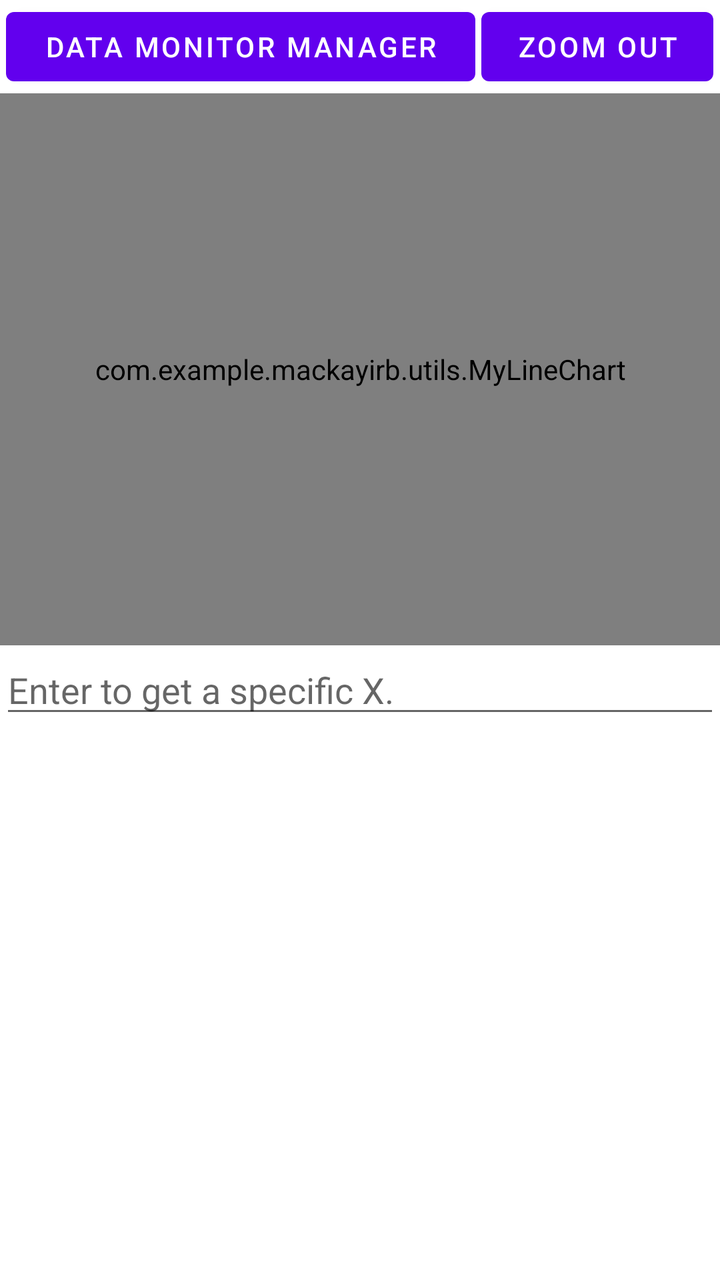
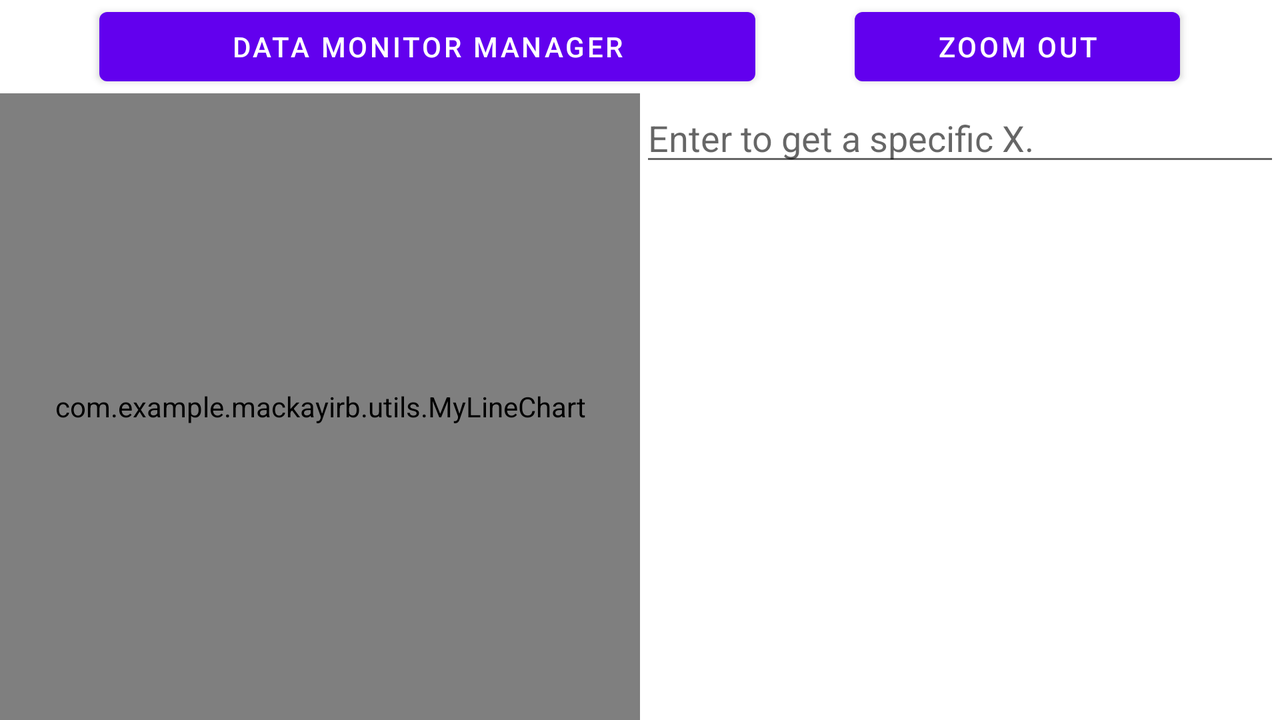

First picture: res/layout/ on a phone held upright. Second picture: the repository's own variant of that layout, on a device whose configuration matches the variant's folder. Source for both follows.
<!-- AndroidManifest.xml: application theme Theme.MackayIRB -->
<!-- res/layout/fragment_chart.xml -->
<?xml version="1.0" encoding="utf-8"?>
<androidx.constraintlayout.widget.ConstraintLayout xmlns:android="http://schemas.android.com/apk/res/android"
    xmlns:app="http://schemas.android.com/apk/res-auto"
    xmlns:tools="http://schemas.android.com/tools"
    android:layout_width="match_parent"
    android:layout_height="match_parent">

    <ProgressBar
        android:id="@+id/Loading_Bar"
        android:layout_width="wrap_content"
        android:layout_height="wrap_content"
        android:layout_centerVertical="true"
        android:layout_centerHorizontal="true"
        app:layout_constraintBottom_toBottomOf="parent"
        app:layout_constraintLeft_toLeftOf="parent"
        app:layout_constraintRight_toRightOf="parent"
        app:layout_constraintTop_toTopOf="parent"
        tools:ignore="MissingConstraints"
        android:visibility="gone"/>

    <LinearLayout
        android:layout_height="fill_parent"
        android:layout_width="fill_parent"
        android:weightSum="30"
        android:orientation="vertical"
        tools:ignore="MissingConstraints">

        <LinearLayout
            android:id="@+id/Operation_LL"
            android:layout_width="match_parent"
            android:layout_height="wrap_content"
            android:layout_weight="1"
            android:weightSum="6">

            <Space
                android:layout_width="wrap_content"
                android:layout_height="match_parent"
                android:layout_weight="1"/>

            <Button
                android:id="@+id/DataMonitorSelector"
                android:layout_width="wrap_content"
                android:layout_height="match_parent"
                android:textAlignment="center"
                app:layout_constraintTop_toTopOf="parent"
                app:layout_constraintStart_toEndOf="@+id/Devices_List"
                android:text="@string/AboutDataMonitorManager"
                android:layout_weight="2"/>

            <Space
                android:layout_width="wrap_content"
                android:layout_height="match_parent"
                android:layout_weight="1"/>

            <Button
                android:id="@+id/ZoomOut_Button"
                android:layout_width="wrap_content"
                android:layout_height="match_parent"
                android:textAlignment="center"
                app:layout_constraintTop_toTopOf="parent"
                app:layout_constraintStart_toEndOf="@+id/Devices_List"
                android:text="@string/ZoomOut"
                android:layout_weight="1"/>

            <Space
                android:layout_width="wrap_content"
                android:layout_height="match_parent"
                android:layout_weight="1"/>

        </LinearLayout>

        <LinearLayout
            android:id="@+id/Dashboard_LL"
            android:layout_width="match_parent"
            android:layout_height="match_parent"
            android:layout_weight="29"
            android:weightSum="2"
            app:layout_constraintTop_toBottomOf="@+id/Operation_LL"
            tools:ignore="MissingConstraints,NotSibling"
            android:orientation="vertical">

            <com.example.mackayirb.utils.MyLineChart
                android:id="@+id/LineChart"
                android:layout_width="match_parent"
                android:layout_height="match_parent"
                android:layout_weight="1"
                tools:ignore="MissingConstraints" />

            <EditText
                android:id="@+id/HighlightSelector"
                android:maxLines="1"
                android:inputType="text"
                android:layout_width="match_parent"
                android:layout_height="wrap_content"
                android:hint="@string/AboutHighlightSelector"/>

            <androidx.recyclerview.widget.RecyclerView
                android:id="@+id/DataMonitor"
                android:layout_width="match_parent"
                android:layout_height="match_parent"
                android:layout_weight="1"/>

        </LinearLayout>

    </LinearLayout>

</androidx.constraintlayout.widget.ConstraintLayout>
<!-- resources referenced by this layout -->
<resources>
  <string name="AboutDataMonitorManager">Data Monitor Manager</string>
  <string name="AboutHighlightSelector">Enter to get a specific X.</string>
  <string name="ZoomOut">Zoom Out</string>
  <style name="Theme.MackayIRB" parent="Theme.MaterialComponents.DayNight.NoActionBar">
          
          <item name="colorPrimary">@color/purple_500</item>
          <item name="colorPrimaryVariant">@color/purple_700</item>
          <item name="colorOnPrimary">@color/white</item>
          
          <item name="colorSecondary">@color/teal_200</item>
          <item name="colorSecondaryVariant">@color/teal_700</item>
          <item name="colorOnSecondary">@color/black</item>
          
          <item name="android:statusBarColor">?attr/colorPrimaryVariant</item>
          
      </style>
  <color name="purple_500">#FF6200EE</color>
  <color name="purple_700">#FF3700B3</color>
  <color name="white">#FFFFFFFF</color>
  <color name="teal_200">#FF03DAC5</color>
  <color name="teal_700">#FF018786</color>
  <color name="black">#FF000000</color>
</resources>
<!-- res/layout-land/fragment_chart.xml (the repository's variant of the layout above) -->
<!-- drawn on the phone turned sideways -->
<?xml version="1.0" encoding="utf-8"?>
<androidx.constraintlayout.widget.ConstraintLayout xmlns:android="http://schemas.android.com/apk/res/android"
    xmlns:app="http://schemas.android.com/apk/res-auto"
    xmlns:tools="http://schemas.android.com/tools"
    android:layout_width="match_parent"
    android:layout_height="match_parent">

    <ProgressBar
        android:id="@+id/Loading_Bar"
        android:layout_width="wrap_content"
        android:layout_height="wrap_content"
        android:layout_centerVertical="true"
        android:layout_centerHorizontal="true"
        app:layout_constraintBottom_toBottomOf="parent"
        app:layout_constraintLeft_toLeftOf="parent"
        app:layout_constraintRight_toRightOf="parent"
        app:layout_constraintTop_toTopOf="parent"
        tools:ignore="MissingConstraints"
        android:visibility="gone"/>

    <LinearLayout
        android:layout_height="fill_parent"
        android:layout_width="fill_parent"
        android:weightSum="30"
        android:orientation="vertical"
        tools:ignore="MissingConstraints">

        <LinearLayout
            android:id="@+id/Operation_LL"
            android:layout_width="match_parent"
            android:layout_height="wrap_content"
            android:layout_weight="1"
            android:weightSum="6">

            <Space
                android:layout_width="wrap_content"
                android:layout_height="match_parent"
                android:layout_weight="1"/>

            <Button
                android:id="@+id/DataMonitorSelector"
                android:layout_width="wrap_content"
                android:layout_height="match_parent"
                android:textAlignment="center"
                app:layout_constraintTop_toTopOf="parent"
                app:layout_constraintStart_toEndOf="@+id/Devices_List"
                android:text="@string/AboutDataMonitorManager"
                android:layout_weight="2"/>

            <Space
                android:layout_width="wrap_content"
                android:layout_height="match_parent"
                android:layout_weight="1"/>

            <Button
                android:id="@+id/ZoomOut_Button"
                android:layout_width="wrap_content"
                android:layout_height="match_parent"
                android:textAlignment="center"
                app:layout_constraintTop_toTopOf="parent"
                app:layout_constraintStart_toEndOf="@+id/Devices_List"
                android:text="@string/ZoomOut"
                android:layout_weight="1"/>

            <Space
                android:layout_width="wrap_content"
                android:layout_height="match_parent"
                android:layout_weight="1"/>

        </LinearLayout>

        <LinearLayout
            android:id="@+id/Dashboard_LL"
            android:layout_width="match_parent"
            android:layout_height="match_parent"
            android:layout_weight="29"
            android:weightSum="2"
            app:layout_constraintTop_toBottomOf="@+id/Operation_LL"
            tools:ignore="MissingConstraints,NotSibling"
            android:orientation="horizontal">

            <com.example.mackayirb.utils.MyLineChart
                android:id="@+id/LineChart"
                android:layout_width="match_parent"
                android:layout_height="match_parent"
                android:layout_weight="1"
                tools:ignore="MissingConstraints" />

            <LinearLayout
                android:layout_width="match_parent"
                android:layout_height="match_parent"
                android:layout_weight="1"
                android:orientation="vertical">

                <EditText
                    android:id="@+id/HighlightSelector"
                    android:maxLines="1"
                    android:inputType="text"
                    android:layout_width="match_parent"
                    android:layout_height="wrap_content"
                    android:hint="@string/AboutHighlightSelector"/>

                <ListView
                    android:id="@+id/Data_ListView"
                    android:layout_width="match_parent"
                    android:layout_height="match_parent"
                    android:layout_weight="1"
                    android:textAlignment="center"
                    android:gravity="center_horizontal" />

            </LinearLayout>

        </LinearLayout>

    </LinearLayout>

</androidx.constraintlayout.widget.ConstraintLayout>
